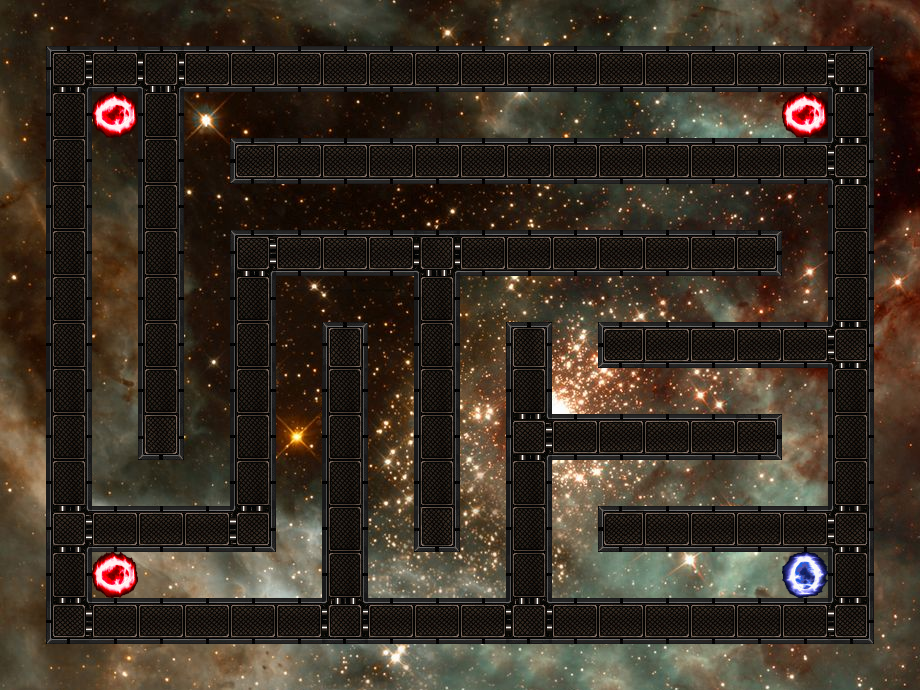

This is a level from a 2D game, rendered from its Tiled map with the project's own tilesets. A one-line summary and the map file follow, with tile-layer data summarised:
An orthogonal 20x15 tile map with 46x46 px tiles, 3 tile layers (buildable, unbuildable, unbuildable2), 2 tilesets, 1 image layer.

<map version="1.0" orientation="orthogonal" renderorder="left-up" width="20" height="15" tilewidth="46" tileheight="46" nextobjectid="1">
 <properties>
  <property name="waypoints1" value="2,2|6,2|6,8|8,8|8,2|10,2|10,8|12,8|12,6|17,6|17,4|12,4|12,2|17,2" />
  <property name="waypoints2" value="2,12|2,4|4,4|4,10|17,10|17,8|12,8|12,6|17,6|17,4|12,4|12,2|17,2" />
  <property name="waypoints3" value="17,12|4,12|4,10|17,10|17,8|12,8|12,6|17,6|17,4|12,4|12,2|17,2" />
 </properties>
 <tileset firstgid="1" name="level_tiles" tilewidth="46" tileheight="46" spacing="2" margin="2">
  <image source="level_tiles.png" width="256" height="256" />
 </tileset>
 <tileset firstgid="26" name="level_tiles2" tilewidth="46" tileheight="46" spacing="2" margin="2">
  <image source="level_tiles2.png" width="256" height="256" />
 </tileset>
 <imagelayer name="background" x="-102" y="-67">
  <image source="backgrounds/level4.jpg" />
 </imagelayer>
 <layer name="buildable" width="20" height="15">
  <data>[300 cells, 113 non-empty, 12 distinct tile ids]</data>
 </layer>
 <layer name="unbuildable" width="20" height="15">
  <data>[300 cells, 24 non-empty, 11 distinct tile ids]</data>
 </layer>
 <layer name="unbuildable2" width="20" height="15">
  <data>[300 cells, 20 non-empty, 1 distinct tile ids]</data>
 </layer>
</map>